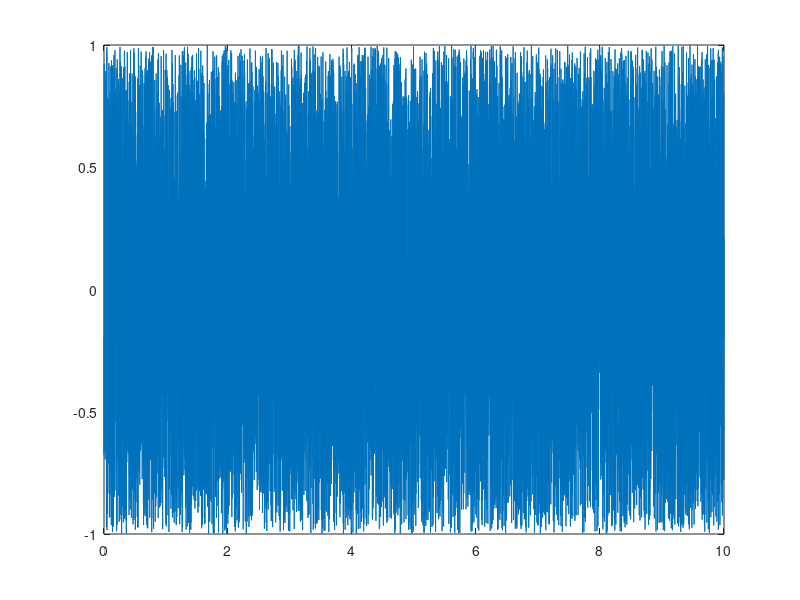

MATLAB code for this plot: (Note: this script raises an error after producing the figure.)
%% Plots the transient response of a forced mass spring damper system 
clear all
%% simulation parameters
fs=1000;        % [Hz] sampling frequency
dt=1/fs;        % [s] delta t
t=0:dt:10;      % [s] time scale
tspan=t;
%% Initial conditions: x(0) = 0, x'(0)=0 
initial_x    = 0;
initial_dxdt = 0;
%% Whitenoise signal generation
whitenoise = -1 + (2).*rand(length(t),1);
figure
plot(t, whitenoise)
%%%% Use lowpass signal filter
% global WN
WN=doFilter(whitenoise);
plot(t,WN)
tpsi=t;

fs_white=1000;
FFTsize=1024;
[P_LP50Hz_force,Freq_LP50Hz_force]=pwelch(WN,hanning(FFTsize),[],FFTsize,fs_white);
figure
plot(Freq_LP50Hz_force,10*log10(abs(P_LP50Hz_force)))

%% Solve the model
options=odeset('InitialStep',dt,'MaxStep',dt);
[t,x]=ode23s(@(t,x) rhs(t,x,tpsi,WN),tspan,[initial_x initial_dxdt],options );

%% Plot the results
% Plot the time series
figure
plot(t,x(:,1));
xlabel('t'); ylabel('x');
title('Time Series')

%%% Calculate the PSD of the time series
FFTsize=1024;
[PSD_theory_f10Hz,F_theory_f10Hz]=pwelch(x(:,1),hanning(FFTsize),[],FFTsize,fs);
figure
p3=plot(F_theory_f10Hz,10*log10(abs(PSD_theory_f10Hz)));
xlabel('Frequency (Hz)');
ylabel('Displacement (dB re 1m)');
title('PSD of Displacement of Mass');


%% Mass-Spring-Damper system
% The equations for the mass spring damper system have to be defined
% separately so that the ODE45 solver can call it.
    function dxdt=rhs(t,x,tpsi,WN)
%         global WN
        mass1=0.1;		% [kg]
        stiff1=1000;    % [N/m]
        damp=0.0001;     % [Ns/m] keep as a small number to fix solver errors
        signal=interp1(tpsi,WN,t);
        f=1*signal; %*sin(2*pi*10*t);            % [N] amplitude of driving force
        
        dxdt_1 = x(2);
        dxdt_2 = -(damp/mass1)*x(2) - (stiff1/mass1)*x(1) + (f/mass1);

        dxdt=[dxdt_1; dxdt_2];
    end